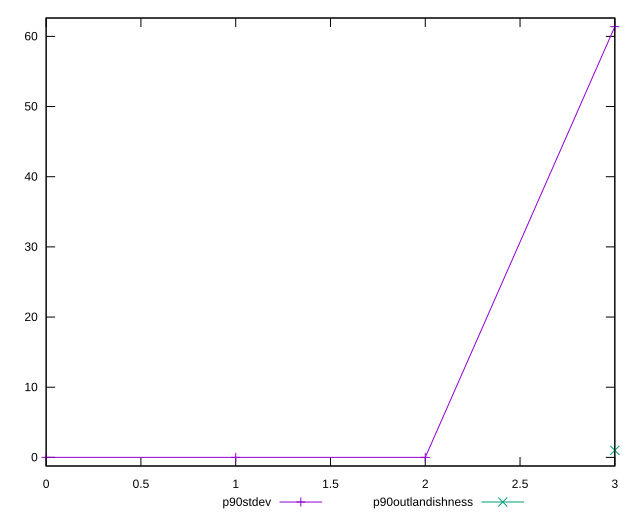

This chart was generated by the following gnuplot code:
reset

$p90Stdev <<EOF
0 0
1 0
2 0
3 61.389523601078764
EOF

$p90Outlandishness <<EOF
3 1.006549149408284
EOF

set key outside below
set xrange [0:3]
set yrange [-1.2277904720215753:62.61731407310034]
set trange [-1.2277904720215753:62.61731407310034]
set terminal svg size 640, 520 enhanced background rgb 'white'
set output "reports/report_00032_2021-02-25T10-28-15.087Z/unused-css-rules/progression/stddev.svg"

plot $p90Stdev title "p90stdev" with linespoints, \
     $p90Outlandishness title "p90outlandishness" with linespoints

reset
